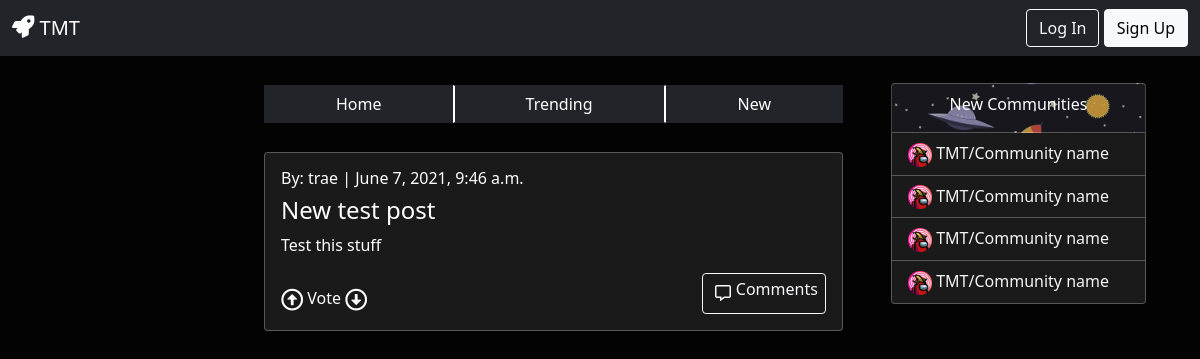
The page / on the database its author committed.
### pages/models.py (models this page shows, shortened)
class Post(models.Model):
    title = models.CharField(max_length=200)
    author = models.ForeignKey(
        get_user_model(),
        on_delete=models.CASCADE
    )
    date = models.DateTimeField(auto_now_add=True)
    body = models.TextField()
    image = models.ImageField(upload_to='images/', default='/images/algo-logo.png')

### pages/views.py (the view)
# urls.py: path('', HomePageView.as_view(), name='home'),
class HomePageView(ListView):
    model = Post
    template_name = 'home.html'

### templates/home.html (shortened to what this page needs)
{% extends 'base.html' %}
{% load static %}
{% block content %}
<div class="container">
    <div class="row">
      <div class="col-6">
        <div class="container">
            <div class="btn-container" id="lg-btn-container">
                <div class="btn-group" role="group" aria-label="Basic example">
                    <button type="button" class="btn btn-dark btn-spacing">Home</button>
                    <button type="button" class="btn btn-dark btn-spacing">Trending</button>
                    <button type="button" class="btn btn-dark btn-spacing">New</button>
                </div>
            </div>
    {% for article in object_list %}
    <div class="card" style="width: 100%;">
        <div class="card-body">
          <h6 class="card-group">By: {{ article.author }} | {{ article.date }}</h6>
          <h4 class="card-title">{{ article.title }}</h4>
          <p class="card-text">{{ article.body|safe|truncatechars:140 }}</p>
          <div class="post-footer d-flex">
                <div class="vote-container d-flex">
                    <a href="#"><i class="far fa-arrow-alt-circle-up arrow-up"></i></a>
                        <h6 class="vote-text">Vote</h6>
                    <a href="#"><i class="far fa-arrow-alt-circle-down arrow-down"></i></a>
                </div>
                <div class="comments-container ">
                    <button
                    type="button"
                    class="btn btn-outline-light d-flex comment-btn">
                        <i class="far fa-comment-alt"></i>
                        <h6 class="comment-text">Comments</h6>
                    </button>
                </div>
          </div>
        </div>
      </div>
      {% endfor %}
</div>
      </div>
      <div class="col-3">
        <ul class="list-group">
            <li class="list-group-item">New Communities</li>
            <li class="list-group-item">
                <a href="#">
                    <img class="group-img"
                    src="{% static 'images/default_pic.png' %}"
                    alt="default image">
                    TMT/Community name
                </a>
            </li>
            <li class="list-group-item">
                <a href="#">
                    <img class="group-img"
                    src="{% static 'images/default_pic.png' %}"
                    alt="default image">
                    TMT/Community name
                </a>
            </li>
            <li class="list-group-item">
                <a href="#">
                    <img class="group-img"
                    src="{% static 'images/default_pic.png' %}"
                    alt="default image">
                    TMT/Community name
                </a>
            </li>
            <li class="list-group-item">
                <a href="#">
                    <img class="group-img"
                    src="{% static 'images/default_pic.png' %}"
                    alt="default image">
                    TMT/Community name
                </a>
            </li>
          </ul>
      </div>
    </div>
  </div>
{% endblock content %}

### static/css/base.css (style rules this page uses)
body { background-color: #030303; background-image: url("../images/stars-1654074.jpg"); background-repeat: no-repeat; background-position: center center; background-size: cover; min-height: 100vh; }
.container { padding-left: 0; padding-right: 0; }
@media (min-width:768px) { .container { padding-right: var(--bs-gutter-x,.75rem); padding-left: var(--bs-gutter-x,.75rem); } }
@media (min-width:768px) { .row { margin: 0; } }
.btn-group { width: 100vw; }
@media (min-width:768px) { .btn-group { margin-top: 5%; } }
.btn-group>.btn:nth-child(2) { border-left: 2px solid white; border-right: 3px solid white; }
.btn-group .btn { border-radius: 0; }
.btn-container { display: flex; justify-content: center; margin-top: 0%; }
.card { background-color: rgb(26, 26, 27); color: white; margin-top: 5%; border: 1px solid #ffffff45; }
.vote-text { margin: 0 5%; }
.comment-text { margin-left: 5%; }
.post-footer { justify-content: space-between; align-items: flex-end; }
.row { align-items: baseline; }
.col-6 { flex: 1 auto; }
.group-img { width: 24px; }
.list-group-item { background-color: rgb(26, 26, 27); color: rgba(255, 255, 255, 0.794); border: 1px solid #ffffff45; }
.list-group-item:first-of-type { text-align: center; background-image: url("../images/cosmos-5809271_640.png"); background-repeat: no-repeat; background-position: center; background-size: cover; background-blend-mode: overlay; background-color: rgba(0, 0, 0, 0.274); height: 50px; color: white; }
.list-group-item a { text-decoration: none; color: whitesmoke; }
a i { color: white; font-size: 1.4rem; }
.comment-btn { align-items: center; }

### rows shown on the page
Post: author "trae", date "June 7, 2021, 9:46 a.m.", title "New test post", body "Test this stuff"
